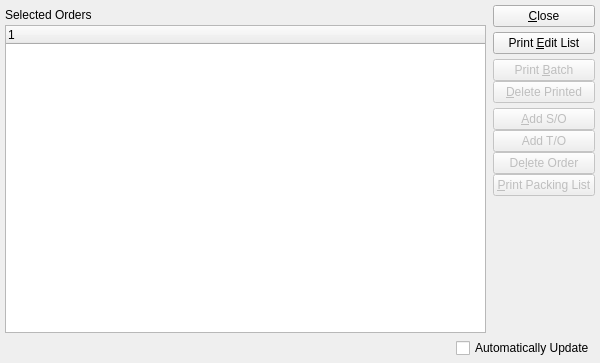
<ui version="4.0" >
 <author></author>
 <comment>This file is part of the xTuple ERP: PostBooks Edition, a free and
open source Enterprise Resource Planning software suite,
Copyright (c) 1999-2011 by OpenMFG LLC, d/b/a xTuple.
It is licensed to you under the Common Public Attribution License
version 1.0, the full text of which (including xTuple-specific Exhibits)
is available at www.xtuple.com/CPAL.  By using this software, you agree
to be bound by its terms.</comment>
 <class>packingListBatch</class>
 <widget class="QWidget" name="packingListBatch" >
  <property name="geometry" >
   <rect>
    <x>0</x>
    <y>0</y>
    <width>600</width>
    <height>363</height>
   </rect>
  </property>
  <property name="windowTitle" >
   <string>Packing List Batch</string>
  </property>
   <layout class="QVBoxLayout" >
    <item>
     <layout class="QHBoxLayout" >
      <property name="margin" >
       <number>0</number>
      </property>
      <property name="spacing" >
       <number>7</number>
      </property>
      <item>
       <layout class="QVBoxLayout" >
        <property name="margin" >
         <number>0</number>
        </property>
        <property name="spacing" >
         <number>0</number>
        </property>
        <item>
         <widget class="QLabel" name="_selectedSOLit" >
          <property name="minimumSize" >
           <size>
            <width>0</width>
            <height>20</height>
           </size>
          </property>
          <property name="text" >
           <string>Selected Orders</string>
          </property>
         </widget>
        </item>
        <item>
         <widget class="XTreeWidget" name="_pack" >
          <property name="sizePolicy" >
           <sizepolicy>
            <hsizetype>7</hsizetype>
            <vsizetype>7</vsizetype>
            <horstretch>0</horstretch>
            <verstretch>0</verstretch>
           </sizepolicy>
          </property>
         </widget>
        </item>
       </layout>
      </item>
      <item>
       <layout class="QVBoxLayout" >
        <property name="margin" >
         <number>0</number>
        </property>
        <property name="spacing" >
         <number>5</number>
        </property>
        <item>
         <widget class="QPushButton" name="_close" >
          <property name="text" >
           <string>&amp;Close</string>
          </property>
         </widget>
        </item>
        <item>
         <widget class="QPushButton" name="_printEditList" >
          <property name="text" >
           <string>Print &amp;Edit List</string>
          </property>
         </widget>
        </item>
        <item>
         <layout class="QVBoxLayout" >
          <property name="margin" >
           <number>0</number>
          </property>
          <property name="spacing" >
           <number>0</number>
          </property>
          <item>
           <widget class="QPushButton" name="_printBatch" >
            <property name="enabled" >
             <bool>false</bool>
            </property>
            <property name="text" >
             <string>Print &amp;Batch</string>
            </property>
           </widget>
          </item>
          <item>
           <widget class="QPushButton" name="_deletePrinted" >
            <property name="enabled" >
             <bool>false</bool>
            </property>
            <property name="text" >
             <string>&amp;Delete Printed</string>
            </property>
           </widget>
          </item>
         </layout>
        </item>
        <item>
         <layout class="QVBoxLayout" >
          <property name="margin" >
           <number>0</number>
          </property>
          <property name="spacing" >
           <number>0</number>
          </property>
          <item>
           <widget class="QPushButton" name="_add" >
            <property name="enabled" >
             <bool>false</bool>
            </property>
            <property name="text" >
             <string>&amp;Add S/O</string>
            </property>
           </widget>
          </item>
          <item>
           <widget class="QPushButton" name="_addTO" >
            <property name="enabled" >
             <bool>false</bool>
            </property>
            <property name="text" >
             <string>Add T/O</string>
            </property>
           </widget>
          </item>
          <item>
           <widget class="QPushButton" name="_delete" >
            <property name="enabled" >
             <bool>false</bool>
            </property>
            <property name="text" >
             <string>De&amp;lete Order</string>
            </property>
           </widget>
          </item>
          <item>
           <widget class="QPushButton" name="_printPackingList" >
            <property name="enabled" >
             <bool>false</bool>
            </property>
            <property name="text" >
             <string>&amp;Print Packing List</string>
            </property>
           </widget>
          </item>
          <item>
           <spacer>
            <property name="orientation" >
             <enum>Qt::Vertical</enum>
            </property>
            <property name="sizeType" >
             <enum>QSizePolicy::Expanding</enum>
            </property>
            <property name="sizeHint" >
             <size>
              <width>20</width>
              <height>20</height>
             </size>
            </property>
           </spacer>
          </item>
         </layout>
        </item>
       </layout>
      </item>
     </layout>
    </item>
    <item>
     <layout class="QHBoxLayout" >
      <property name="margin" >
       <number>0</number>
      </property>
      <property name="spacing" >
       <number>0</number>
      </property>
      <item>
       <spacer>
        <property name="orientation" >
         <enum>Qt::Horizontal</enum>
        </property>
        <property name="sizeType" >
         <enum>QSizePolicy::Expanding</enum>
        </property>
        <property name="sizeHint" >
         <size>
          <width>20</width>
          <height>20</height>
         </size>
        </property>
       </spacer>
      </item>
      <item>
       <widget class="XCheckBox" name="_autoUpdate" >
        <property name="text" >
         <string>Automatically Update</string>
        </property>
       </widget>
      </item>
     </layout>
    </item>
   </layout>
 </widget>
 <layoutdefault spacing="5" margin="5" />
 <pixmapfunction>qPixmapFromMimeSource</pixmapfunction>
 <customwidgets>
  <customwidget>
   <class>XCheckBox</class>
   <extends>QCheckBox</extends>
   <header>xcheckbox.h</header>
  </customwidget>
  <customwidget>
   <class>XTreeWidget</class>
   <extends>QTreeWidget</extends>
   <header>xtreewidget.h</header>
  </customwidget>
 </customwidgets>
 <tabstops>
  <tabstop>_pack</tabstop>
  <tabstop>_printBatch</tabstop>
  <tabstop>_deletePrinted</tabstop>
  <tabstop>_add</tabstop>
  <tabstop>_addTO</tabstop>
  <tabstop>_delete</tabstop>
  <tabstop>_printPackingList</tabstop>
  <tabstop>_close</tabstop>
  <tabstop>_printEditList</tabstop>
  <tabstop>_autoUpdate</tabstop>
 </tabstops>
 <includes/>
 <resources/>
 <connections>
  <connection>
   <sender>_close</sender>
   <signal>clicked()</signal>
   <receiver>packingListBatch</receiver>
   <slot>close()</slot>
   <hints>
    <hint type="sourcelabel" >
     <x>20</x>
     <y>20</y>
    </hint>
    <hint type="destinationlabel" >
     <x>20</x>
     <y>20</y>
    </hint>
   </hints>
  </connection>
 </connections>
</ui>
